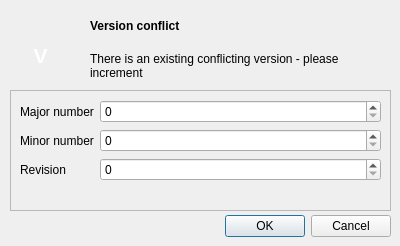
<?xml version="1.0" encoding="UTF-8"?>
<ui version="4.0">
 <class>versionChange_Dialog</class>
 <widget class="QDialog" name="versionChange_Dialog">
  <property name="geometry">
   <rect>
    <x>0</x>
    <y>0</y>
    <width>400</width>
    <height>246</height>
   </rect>
  </property>
  <property name="sizePolicy">
   <sizepolicy hsizetype="Fixed" vsizetype="Fixed">
    <horstretch>0</horstretch>
    <verstretch>0</verstretch>
   </sizepolicy>
  </property>
  <property name="windowTitle">
   <string>Version conflict</string>
  </property>
  <property name="windowIcon">
   <iconset resource="icons.qrc">
    <normaloff>:/icons/toolbar/images/arrow_up.png</normaloff>:/icons/toolbar/images/arrow_up.png</iconset>
  </property>
  <widget class="QDialogButtonBox" name="buttonBox">
   <property name="geometry">
    <rect>
     <x>50</x>
     <y>210</y>
     <width>341</width>
     <height>32</height>
    </rect>
   </property>
   <property name="orientation">
    <enum>Qt::Horizontal</enum>
   </property>
   <property name="standardButtons">
    <set>QDialogButtonBox::Cancel|QDialogButtonBox::Ok</set>
   </property>
  </widget>
  <widget class="QLabel" name="label">
   <property name="geometry">
    <rect>
     <x>90</x>
     <y>10</y>
     <width>211</width>
     <height>31</height>
    </rect>
   </property>
   <property name="font">
    <font>
     <weight>75</weight>
     <bold>true</bold>
    </font>
   </property>
   <property name="text">
    <string>Version conflict</string>
   </property>
  </widget>
  <widget class="QLabel" name="label_2">
   <property name="geometry">
    <rect>
     <x>90</x>
     <y>40</y>
     <width>291</width>
     <height>51</height>
    </rect>
   </property>
   <property name="font">
    <font>
     <weight>50</weight>
     <bold>false</bold>
    </font>
   </property>
   <property name="text">
    <string>There is an existing conflicting version - please increment</string>
   </property>
   <property name="wordWrap">
    <bool>true</bool>
   </property>
  </widget>
  <widget class="QFrame" name="frame">
   <property name="geometry">
    <rect>
     <x>10</x>
     <y>90</y>
     <width>381</width>
     <height>121</height>
    </rect>
   </property>
   <property name="frameShape">
    <enum>QFrame::StyledPanel</enum>
   </property>
   <property name="frameShadow">
    <enum>QFrame::Raised</enum>
   </property>
   <widget class="QWidget" name="formLayoutWidget">
    <property name="geometry">
     <rect>
      <x>10</x>
      <y>10</y>
      <width>361</width>
      <height>101</height>
     </rect>
    </property>
    <layout class="QFormLayout" name="formLayout">
     <property name="fieldGrowthPolicy">
      <enum>QFormLayout::AllNonFixedFieldsGrow</enum>
     </property>
     <item row="0" column="0">
      <widget class="QLabel" name="majorNumberLabel">
       <property name="text">
        <string>Major number</string>
       </property>
      </widget>
     </item>
     <item row="0" column="1">
      <widget class="QSpinBox" name="majorNumberSpinBox"/>
     </item>
     <item row="1" column="0">
      <widget class="QLabel" name="minorNumberLabel">
       <property name="text">
        <string>Minor number</string>
       </property>
      </widget>
     </item>
     <item row="1" column="1">
      <widget class="QSpinBox" name="minorNumberSpinBox"/>
     </item>
     <item row="2" column="0">
      <widget class="QLabel" name="revisionLabel">
       <property name="text">
        <string>Revision</string>
       </property>
      </widget>
     </item>
     <item row="2" column="1">
      <widget class="QSpinBox" name="revisionSpinBox"/>
     </item>
    </layout>
   </widget>
  </widget>
  <widget class="QLabel" name="label_3">
   <property name="geometry">
    <rect>
     <x>10</x>
     <y>20</y>
     <width>66</width>
     <height>61</height>
    </rect>
   </property>
   <property name="text">
    <string/>
   </property>
   <property name="pixmap">
    <pixmap resource="icons.qrc">:/icons/toolbar/images/arrow_up.png</pixmap>
   </property>
  </widget>
  <widget class="QLabel" name="label_4">
   <property name="geometry">
    <rect>
     <x>20</x>
     <y>40</y>
     <width>41</width>
     <height>31</height>
    </rect>
   </property>
   <property name="font">
    <font>
     <pointsize>16</pointsize>
     <weight>75</weight>
     <bold>true</bold>
    </font>
   </property>
   <property name="styleSheet">
    <string notr="true">color: white</string>
   </property>
   <property name="text">
    <string>V</string>
   </property>
   <property name="alignment">
    <set>Qt::AlignCenter</set>
   </property>
  </widget>
 </widget>
 <resources>
  <include location="icons.qrc"/>
 </resources>
 <connections>
  <connection>
   <sender>buttonBox</sender>
   <signal>accepted()</signal>
   <receiver>versionChange_Dialog</receiver>
   <slot>accept()</slot>
   <hints>
    <hint type="sourcelabel">
     <x>248</x>
     <y>254</y>
    </hint>
    <hint type="destinationlabel">
     <x>157</x>
     <y>274</y>
    </hint>
   </hints>
  </connection>
  <connection>
   <sender>buttonBox</sender>
   <signal>rejected()</signal>
   <receiver>versionChange_Dialog</receiver>
   <slot>reject()</slot>
   <hints>
    <hint type="sourcelabel">
     <x>316</x>
     <y>260</y>
    </hint>
    <hint type="destinationlabel">
     <x>286</x>
     <y>274</y>
    </hint>
   </hints>
  </connection>
 </connections>
</ui>
